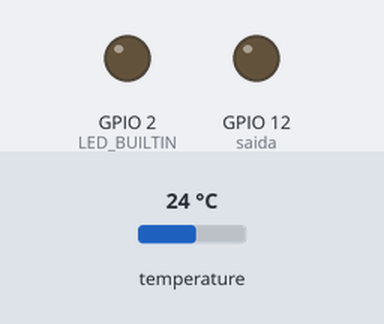
This sketch was run on a simulated ESP8266 (NodeMCU). Shown: output pins drawn as LEDs (lit = HIGH, except the on-board LED, lit = LOW). The test bench sets the inputs (shaded band); at power-on: temperature 24 °C.

Above: at 0.1 s.
Timing chart, 0 to 13.0 s (numbered marks = the images above):
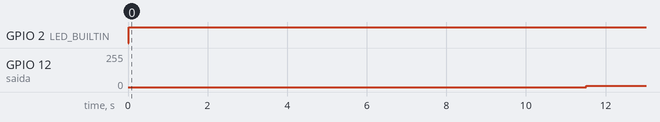

Measured:
- by itself, GPIO 2 (LED_BUILTIN): LOW → HIGH at 0.02 s
- by itself, GPIO 12 (saida): 0/255 → 10/255 at 11.5 s

The sketch:

estufa2.ino
```cpp
//https://4.bp.blogspot.com/-8ez2w_os0sA/WudzMs5oOWI/AAAAAAAAChU/Hsgg7Yf9vNou9NRjWW4LsFoFuzvZ9lI2gCLcBGAs/s1600/7.png
//esptool.py --chip ESP8266 --port /dev/ttyUSB1 --baud 115200 --before default_reset --after hard_reset  write_flash --flash_mode dio --flash_freq 40m --flash_size 4MB-c1  --no-compress 0x0 est.bin

//sudo chmod 666 /dev/ttyUSB0

#include <OneWire.h> //BIBLIOTECA NECESSÁRIA PARA O DS18B20
#include <DallasTemperature.h> //BIBLIOTECA NECESSÁRIA PARA O DS18B20

#define DS18B20 4
#define saida 12

OneWire ourWire(DS18B20);//CONFIGURA UMA INSTÂNCIA ONEWIRE PARA SE COMUNICAR COM DS18B20
DallasTemperature sensors(&ourWire); //PASSA A TEMPERATURA PARA O DallasTemperature

#include <ThingerESP8266.h>

#define USERNAME "wfasolo"
#define DEVICE_ID "Estufa"
#define DEVICE_CREDENTIAL "@#lucas"

float kp = 500,
      ki = 50,
      kd = 100,
      p = 0,
      i = 0,
      d = 0,
      pid = 0,
      erro = 0,
      tempo = 99,
      tempo2 = 0,
      dt = 5,
      valor = 10,
      temp = 25,
      temp_ant = 30,
      pwm = 1010,
      setpoint = 30,
      sp_a = setpoint;

int ck = 0;

ThingerESP8266 thing(USERNAME, DEVICE_ID, DEVICE_CREDENTIAL);

void setup()
{
  pinMode(LED_BUILTIN, OUTPUT);
  thing.add_wifi("LAB", "@@lucas@@");
  sensors.begin(); // INICIA O SENSOR DS18B20

  thing["Parametros"] >> [](pson & out) {
    out["Temp"] = temp;
    out["PWM"] = int(pwm);
    out["SetPoint"] = setpoint;
    out["P"] = p;
    out["I"] = i;
    out["D"] = d;
  };

  thing["PID"] << [](pson & in) {
    if (in.is_empty())
    {
      in["Setpoint"] = setpoint;
      in["KP"] = kp;
      in["KI"] = ki;
      in["KD"] = kd;
    }
    else
    {
      setpoint = in["Setpoint"];
      kp = in["KP"];
      ki = in["KI"];
      kd = in["KD"];
    }
  };
  thing.handle();
  enviar();
}

void loop()
{
  thing.handle();
  digitalWrite(LED_BUILTIN, HIGH);

  if (millis() - tempo2 >= 3000)
  {
    tempo2 = millis();
    medir();
    calcular();
    checar();
    enviar();
    temp_ant = temp;
  }
}

//--- checar as restricoes ---//
void checar()
{
  //
  if (setpoint != sp_a)
  {
    ck = 0;
    sp_a = setpoint;
  }

  if (ck == 0)
  {
    pwm = 10;
    d = 0;

    if (temp >= (setpoint - 1))
    {
      pwm = 900;
      d = 0;
      ck = 1;
    }
  }

  //
  if (temp > (setpoint + 0.1) && temp < (setpoint + 1) && temp_ant > temp)
  {
    pwm = pwm - (20 * (temp - setpoint));
    digitalWrite(LED_BUILTIN, LOW);
  }
  if (temp > (setpoint - 1) && temp < (setpoint - 0.1) && temp_ant < temp)
  {
    pwm = pwm + (20 * (setpoint - temp));
    digitalWrite(LED_BUILTIN, LOW);
  }

  //
  if (temp < (setpoint - 1))
  {
    pwm = pwm - 50;
    d = 0;
  }
  if (temp > (setpoint + 1))
  {
    pwm = pwm + 50;
    d = 0;
  }

  //
  if (pwm >= 1022)
  {
    pwm = 1010;
    p, i, d = 0;
  }
  else if (pwm <= 0)
  {
    pwm = 10;
    p, i, d = 0;
  }

  analogWrite(saida, int(pwm));

}

//--- enviar os dados ---//
void enviar()
{
  // enviar dados
  thing.stream(thing["Parametros"]);
}

//--- medir temepratura ---//
void medir()
{
  int cm = 1;

  for (int im = 0; im <= 10; im++) {
    sensors.requestTemperatures();//REQUISITA A TEMPERATURA DO SENSOR
    float tp = sensors.getTempCByIndex(0);
    if (tp !=  -127) {
      temp += tp;
      cm++;
    }
    delay(10);
    yield();
  }
  temp = temp / cm;
}

//--- Calcular PWM ---//
void calcular()
{
  float aberro = abs(erro);

  if ((millis() - tempo) >= (1000 * (5 - (4.99 * aberro))))
  {
    float termo1 = (setpoint - temp) / (setpoint);
    float termo2 = pow(2.7, abs(setpoint - temp));
    erro = (termo2 * termo1);
    dt = (millis() - tempo) / 1000;
    tempo = millis();
    p = (setpoint * kp * erro) / 100;
    i = (setpoint * (ki * erro * dt)) / 100;
    d += (setpoint * (kd * erro) / dt) / 100;
    pid = p + i + d;

    pwm = pwm - pid, 0;

  }
}
```
